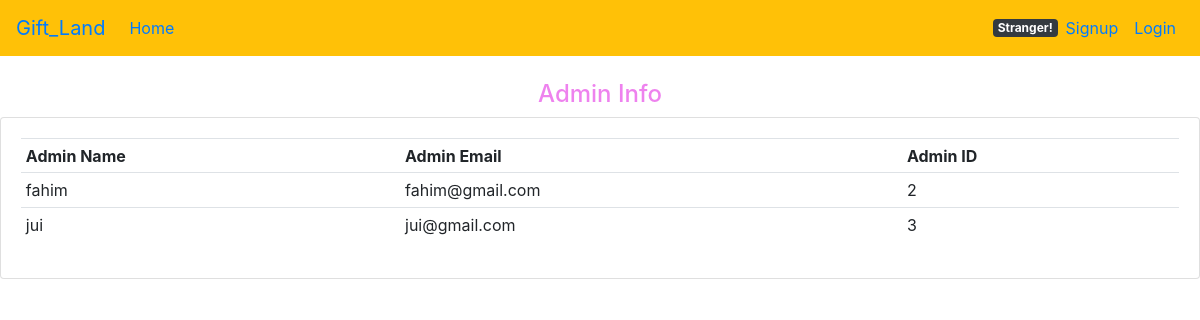
Screenshot of /manage/ with the database file from the repository.
### Admin/models.py (models this page shows, shortened)
class Admin(models.Model):
    admin_id=models.IntegerField(blank=True,null=True)
    admin_name=models.CharField(max_length=100)
    admin_email=models.CharField(max_length=200,unique=True)
    admin_password=models.CharField(max_length=200)

### Admin/views.py (the view)
# urls.py: path('manage/', Admin_views.Show_Admin),
def Show_Admin(request):
    admin_info=Admin.objects.all()
    context={
        'admin_info':admin_info,
    }
    return render(request,'admin.html',context)

### templates/admin.html
{% extends 'base.html' %}
{% block content %}
<br>
<div class="row">
	<div class="col-md">
        <h4 style="text-align: center; color:violet;">Admin Info</h4>
		<div class="card card-body">
			<table  class="table table-sm">
				<tr>
					<th>Admin Name</th>
					<th>Admin Email</th>
                    <th>Admin ID </th>
					{% for i in admin_info %}
					   <tr>
						   <td>{{ i.admin_name }}</td>
                           <td>{{ i.admin_email }}</td>
						   <td>{{ i.admin_id}}</td>
					   </tr>
					{% endfor %}
				</tr>
			</table>
		</div>
	</div>
</div>
{% endblock content %}

### rows the page displays
Admin: admin_name "fahim", admin_email "fahim@gmail.com", admin_id "2"
Admin: admin_name "jui", admin_email "jui@gmail.com", admin_id "3"
